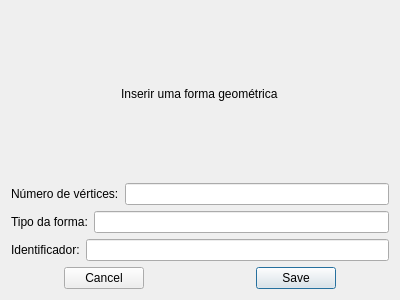
<?xml version="1.0" encoding="UTF-8"?>
<ui version="4.0">
 <class>InsertWindow</class>
 <widget class="QDialog" name="InsertWindow">
  <property name="geometry">
   <rect>
    <x>0</x>
    <y>0</y>
    <width>400</width>
    <height>300</height>
   </rect>
  </property>
  <property name="windowTitle">
   <string>Dialog</string>
  </property>
  <layout class="QVBoxLayout" name="verticalLayout_2">
   <item alignment="Qt::AlignHCenter">
    <widget class="QLabel" name="label">
     <property name="text">
      <string>Inserir uma forma geométrica</string>
     </property>
    </widget>
   </item>
   <item>
    <layout class="QVBoxLayout" name="verticalLayout">
     <item>
      <layout class="QHBoxLayout" name="horizontalLayout">
       <item>
        <widget class="QLabel" name="label_2">
         <property name="text">
          <string>Número de vértices:</string>
         </property>
        </widget>
       </item>
       <item>
        <widget class="QLineEdit" name="numVert">
         <property name="maxLength">
          <number>3</number>
         </property>
        </widget>
       </item>
      </layout>
     </item>
     <item>
      <layout class="QHBoxLayout" name="horizontalLayout_2">
       <item>
        <widget class="QLabel" name="label_3">
         <property name="text">
          <string>Tipo da forma:</string>
         </property>
        </widget>
       </item>
       <item>
        <widget class="QLineEdit" name="tipoForma">
         <property name="text">
          <string/>
         </property>
         <property name="maxLength">
          <number>500</number>
         </property>
        </widget>
       </item>
      </layout>
     </item>
     <item>
      <layout class="QHBoxLayout" name="horizontalLayout_3">
       <item>
        <widget class="QLabel" name="label_4">
         <property name="text">
          <string>Identificador:</string>
         </property>
        </widget>
       </item>
       <item>
        <widget class="QLineEdit" name="ID">
         <property name="text">
          <string/>
         </property>
        </widget>
       </item>
      </layout>
     </item>
    </layout>
   </item>
   <item>
    <layout class="QHBoxLayout" name="horizontalLayout_4">
     <item alignment="Qt::AlignHCenter">
      <widget class="QDialogButtonBox" name="cancel">
       <property name="standardButtons">
        <set>QDialogButtonBox::Cancel</set>
       </property>
      </widget>
     </item>
     <item alignment="Qt::AlignHCenter">
      <widget class="QDialogButtonBox" name="submit">
       <property name="standardButtons">
        <set>QDialogButtonBox::Save</set>
       </property>
      </widget>
     </item>
    </layout>
   </item>
  </layout>
 </widget>
 <resources/>
 <connections/>
</ui>
